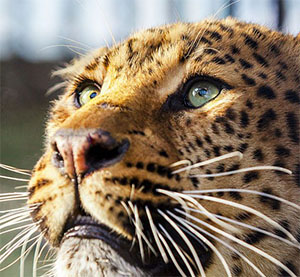
%> input picture Analisys reseach/leo1.jpg, 300 x 277 px
$ octave analis_high_freq_fft.m   (GNU Octave 9; MATLAB toolbox functions it lacks are replaced by stand-ins)
%> lines starting %> are read from the running program, lines starting %| are printed output that depends on the picture
I = imread('leo1.jpg');
%> I is the input picture: size 277x300x3 uint8; mean R, G, B 138.8, 122.9, 103.7
origIm = rgb2gray(I);
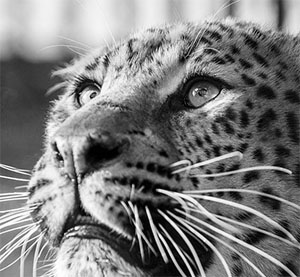
%> origIm: size 277x300 uint8; min 0, max 255, mean 125.5
subplot(2,3,1);
imshow(origIm);
%Применение фильтров
sigma = 2;
gaussian = imfilter(origIm, fspecial('gaussian',[5 5], sigma));
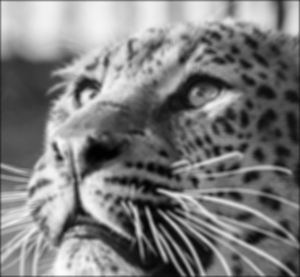
%> gaussian: size 277x300 uint8; min 1, max 253, mean 124.4
littleBlurredIm = imfilter(origIm, fspecial('motion',5,45),'replicate');
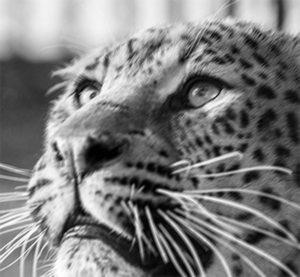
%> littleBlurredIm: size 277x300 uint8; min 0, max 254, mean 125.5
muchBlurredIm = imfilter(origIm, fspecial('motion',20,45),'replicate');
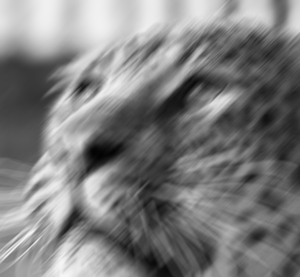
%> muchBlurredIm: size 277x300 uint8; min 3, max 247, mean 125.5
subplot(2,3,2);
imshow(gaussian);
subplot(2,3,3);
imshow(muchBlurredIm);
%Спектральная составляющая
[M,N] = size(origIm);
%> M = 277; N = 300
[x, y]=meshgrid(1:N,1:M);
h1=fft2(origIm);
subplot(2,3,4);
%imagesc(angle(fftshift(h1)));
%imagesc(abs(fftshift(h1)));
%colormap(gray);
mesh(x,y, abs(fftshift(h1)));
zlim([5E+3 inf]);
h2=fft2(gaussian);
subplot(2,3,5);
%imagesc(angle(fftshift(h2)));
%imagesc(abs(fftshift(h2)));
%colormap(gray);
mesh(x,y, abs(fftshift(h2)));
zlim([5E+3 inf]);
h3=fft2(littleBlurredIm);
subplot(2,3,6);
mesh(x,y, abs(fftshift(h3)));
zlim([5E+3 inf]);
% [9 lines of commented-out code are left out]
m1 = max(max(abs(h1)))/10000;
%> m1 = 1042.6
m2 = max(max(abs(h2)))/10000;
%> m2 = 1033.9
m3 = max(max(abs(h3)))/10000;
%> m3 = 1042.6

k1=0;
k2=0;
k3=0;
for i = 1 : M
   for j = 1: N
       if(h1(i,j)>=m1)
         k1 = k1 + 1;
       end
       if(h2(i,j)>=m2)
         k2 = k2 + 1;
       end
       if(h3(i,j)>=m3)
         k3 = k3 + 1;
       end
   end
end
%> after the loop, k1 = 72462; k2 = 14956; k3 = 37690
Image_Quality_1 = k1/(M*N);
%> Image_Quality_1 = 0.872
Image_Quality_2 = k2/(M*N);
%> Image_Quality_2 = 0.18
Image_Quality_3 = k3/(M*N);
%> Image_Quality_3 = 0.454
hold on
subplot(2,3,1);
if(Image_Quality_1 > 0.2)
   text(4,M+30,'best image', 'Color', 'g');
else
   text(4,M+30,'bad image', 'Color', 'r');
end
subplot(2,3,2);
if(Image_Quality_2 > 0.2)
   text(4,M+30,'best image', 'Color', 'g');
else
   text(4,M+30,'bad image', 'Color', 'r');
end
subplot(2,3,3);
if(Image_Quality_3 > 0.2)
   text(4,M+30,'best image', 'Color', 'g');
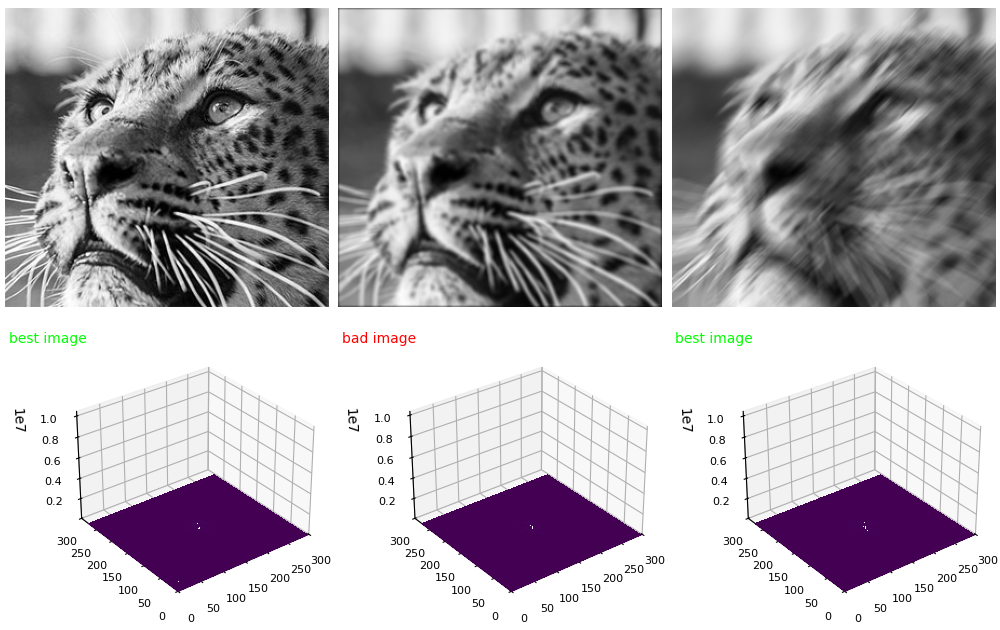
%> figure redrawn from the program's plot data, 6 panels
else
   text(4,M+30,'bad image', 'Color', 'r');
end
hold off;

$ run again, with Analisys reseach/2991.jpg copied over Analisys reseach/leo1.jpg
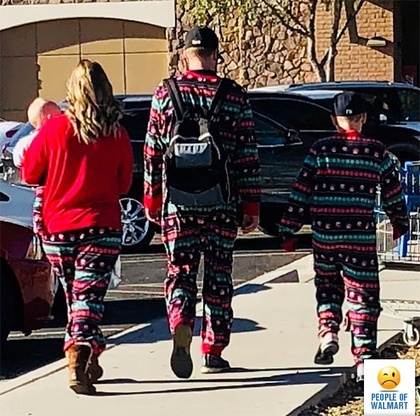
%> input picture Analisys reseach/2991.jpg, 420 x 416 px, shrunk from 600 x 595 before the run
%> I is the input picture: size 416x420x3 uint8; mean R, G, B 108.8, 88.6, 84.5
%> `littleBlurredIm = imfilter(origIm, fspecial('motion',5,45),'replicate');`:
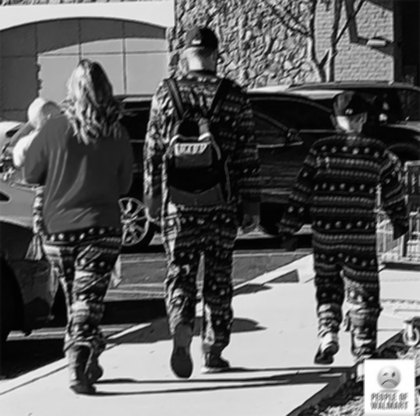
%> littleBlurredIm: size 416x420 uint8; min 1, max 255, mean 94.1
%> `muchBlurredIm = imfilter(origIm, fspecial('motion',20,45),'replicate');`:
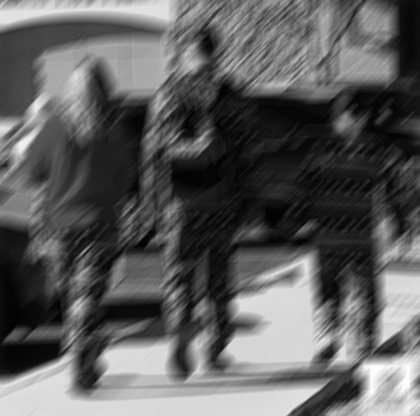
%> muchBlurredIm: size 416x420 uint8; min 3, max 255, mean 94.2
%> m1 = 1644.8
%> m2 = 1634
%> m3 = 1644.9
%> after the loop `for i = 1 : M`: k1 = 137948; k2 = 34959; k3 = 74437
%> Image_Quality_1 = 0.79
%> Image_Quality_2 = 0.2
%> Image_Quality_3 = 0.426

$ run again, with Analisys reseach/cloak_p2.jpg copied over Analisys reseach/leo1.jpg
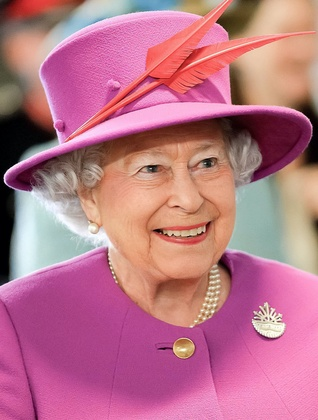
%> input picture Analisys reseach/cloak_p2.jpg, 318 x 420 px, shrunk from 1200 x 1584 before the run
%> I is the input picture: size 420x318x3 uint8; mean R, G, B 186.1, 116.7, 135.9
%> `gaussian = imfilter(origIm, fspecial('gaussian',[5 5], sigma));`:
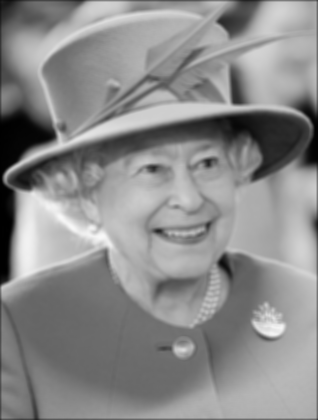
%> gaussian: size 420x318 uint8; min 0, max 248, mean 138.9
%> `muchBlurredIm = imfilter(origIm, fspecial('motion',20,45),'replicate');`:
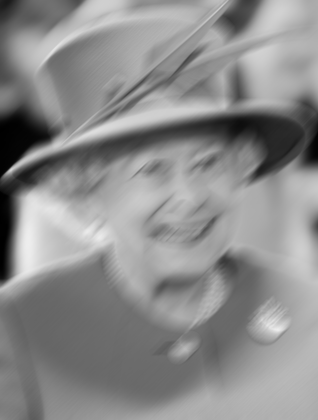
%> muchBlurredIm: size 420x318 uint8; min 0, max 238, mean 139.6
%> m1 = 1864.9
%> m2 = 1855.2
%> m3 = 1864.9
%> after the loop `for i = 1 : M`: k1 = 71559; k2 = 14529; k3 = 30719
%> Image_Quality_1 = 0.536
%> Image_Quality_2 = 0.109
%> Image_Quality_3 = 0.23
